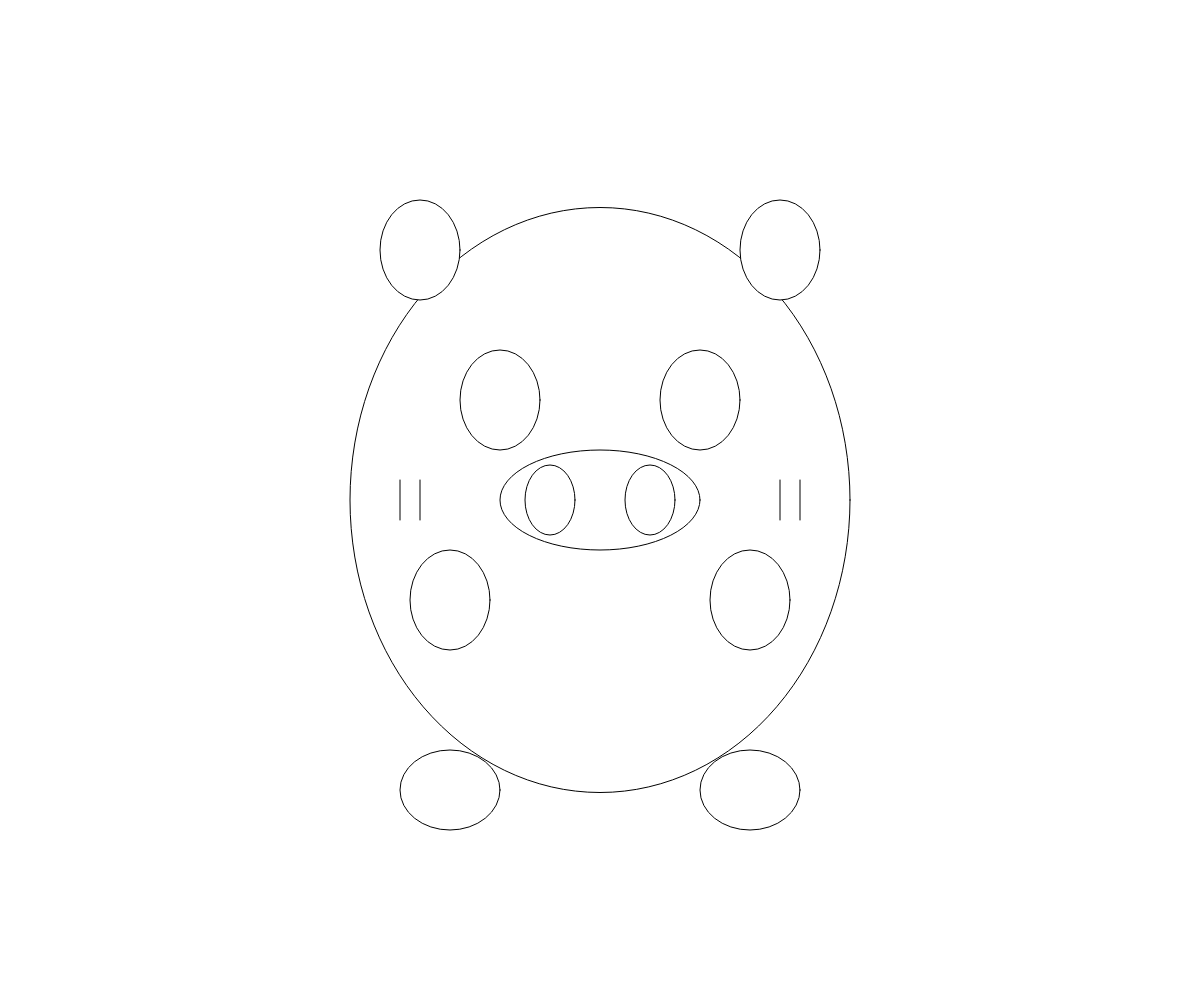
Frame 1 (no input)
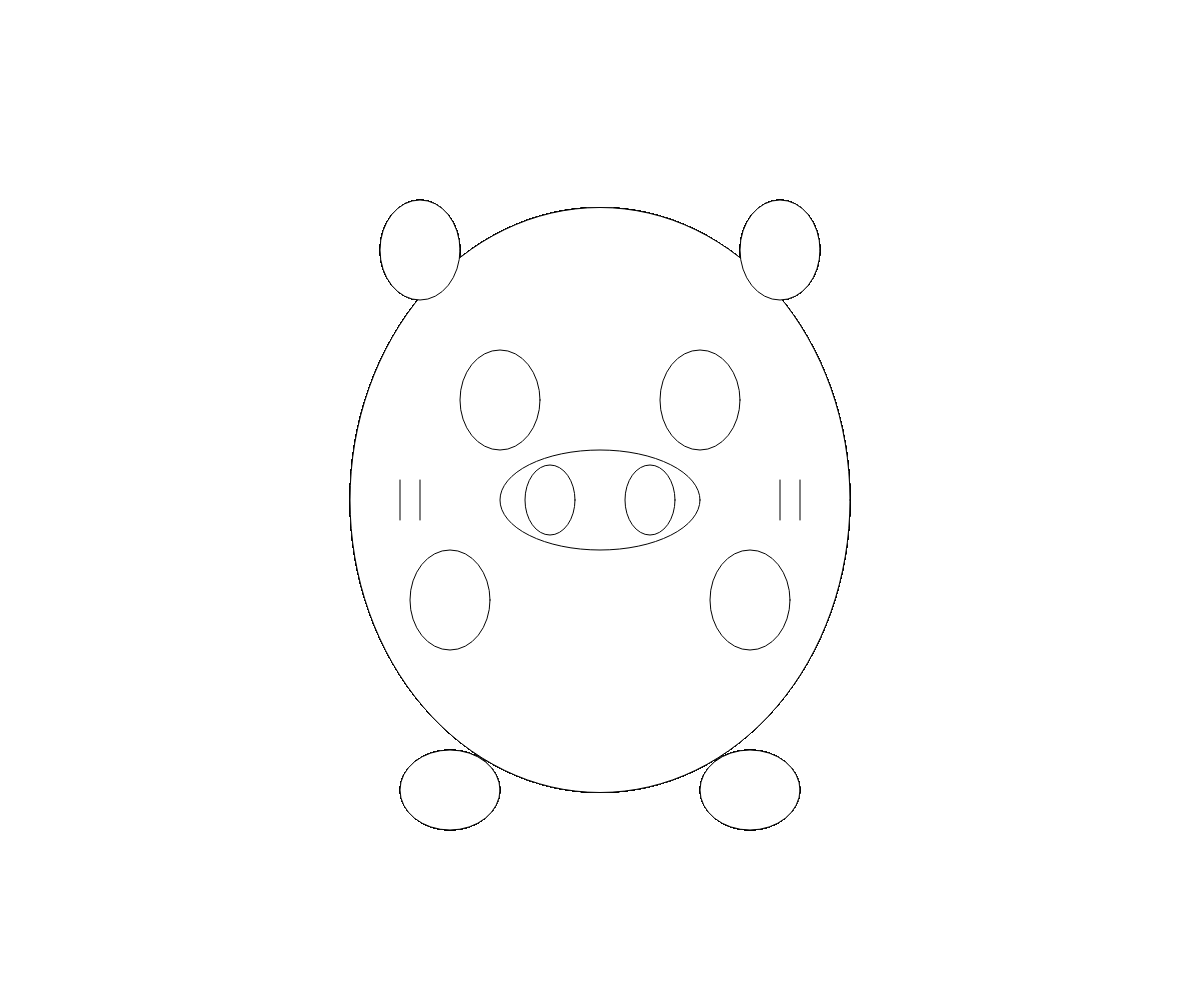
Frame 60 (no input)
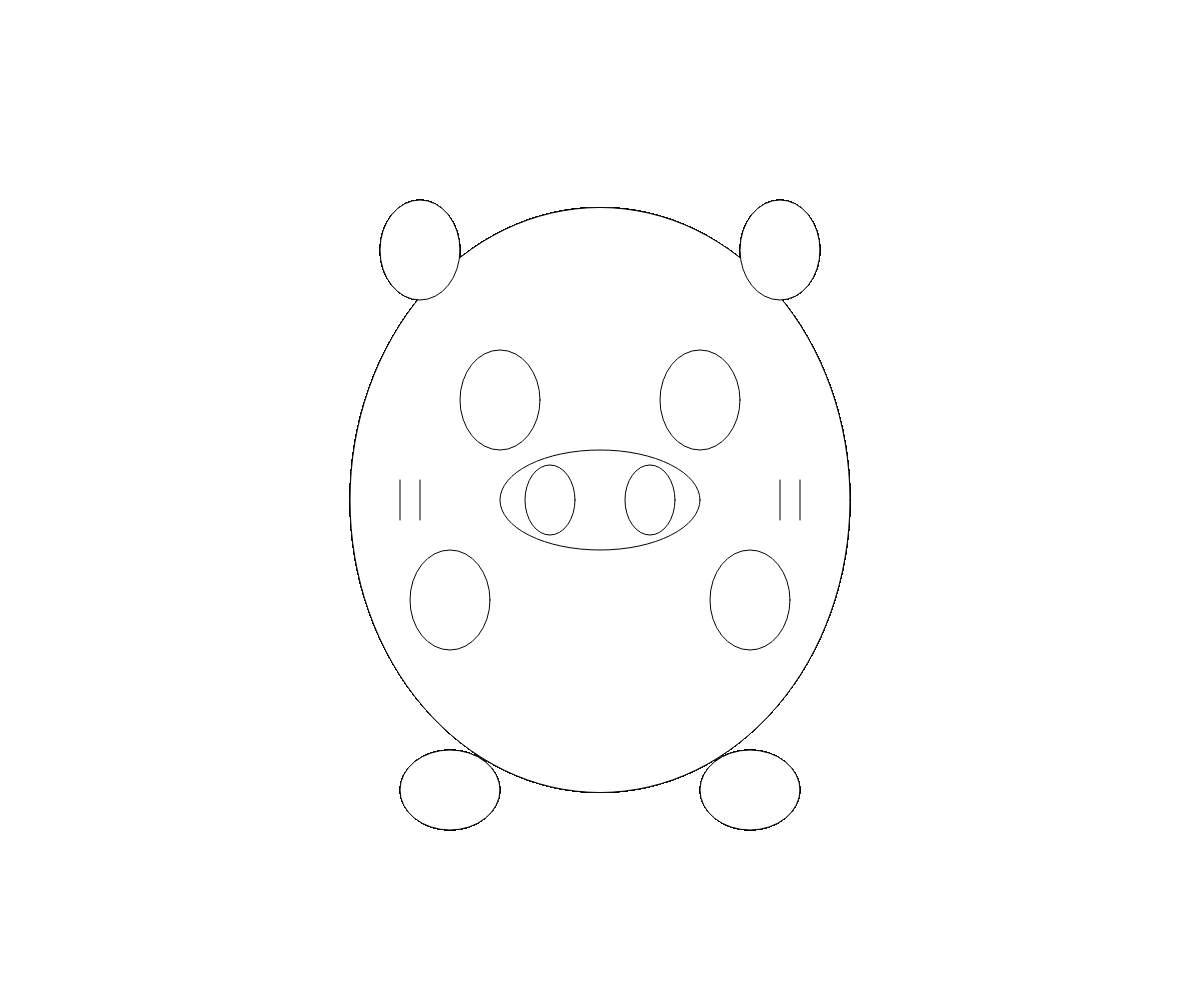
Frame 120 (the mouse pressed at the canvas centre since frame 60)

The p5.js sketch that drew these frames (run headless with seeded random() and noise() and a simulated clock; from frame 60 on, the mouse is pressed at the canvas centre):

// p5.js sketch
// ── sketch.js
// 最終課題を制作しよう

function setup(){
  createCanvas(windowWidth, windowHeight);
  const brown = color(150, 128, 96);
  const white = color(255, 255, 255);
}

function draw(){
  background(160, 192, 255);
}

function draw(){
  ellipse(windowWidth/2, windowHeight/2, 500, 585);

  ellipse(windowWidth/2, windowHeight/2, 200, 100);

  ellipse(windowWidth/2 - 50, windowHeight/2, 50, 70);

  ellipse(windowWidth/2 + 50, windowHeight/2, 50, 70);

  ellipse(windowWidth/2 - 100, windowHeight/2 - 100, 80, 100);

  ellipse(windowWidth/2 + 100, windowHeight/2 - 100, 80, 100);
  
  ellipse(windowWidth/2 - 150, windowHeight/2 + 100, 80, 100);
  
  ellipse(windowWidth/2 + 150, windowHeight/2 + 100, 80, 100);
  
  ellipse(windowWidth/2 - 180, windowHeight/2 - 250, 80, 100);
  
  ellipse(windowWidth/2 + 180, windowHeight/2 - 250, 80, 100);
  
  ellipse(windowWidth/2 - 150, windowHeight/2 + 290, 100, 80);
  
  ellipse(windowWidth/2 + 150, windowHeight/2 + 290, 100, 80);

  line(windowWidth/2 - 200,windowHeight/2 - 20, windowWidth/2 - 200,windowHeight/2 + 20);

  line(windowWidth/2 - 180,windowHeight/2 - 20, windowWidth/2 - 180,windowHeight/2 + 20);

  line(windowWidth/2 + 180,windowHeight/2 - 20, windowWidth/2 + 180,windowHeight/2 + 20);

  line(windowWidth/2 + 200,windowHeight/2 - 20, windowWidth/2 + 200,windowHeight/2 + 20);

  if(keyIsPressed){
    fill('brown');
  }else{
    fill('white');
  }

}


function windowResized(){
  resizeCanvas(windowWidth, windowHeight);
}
